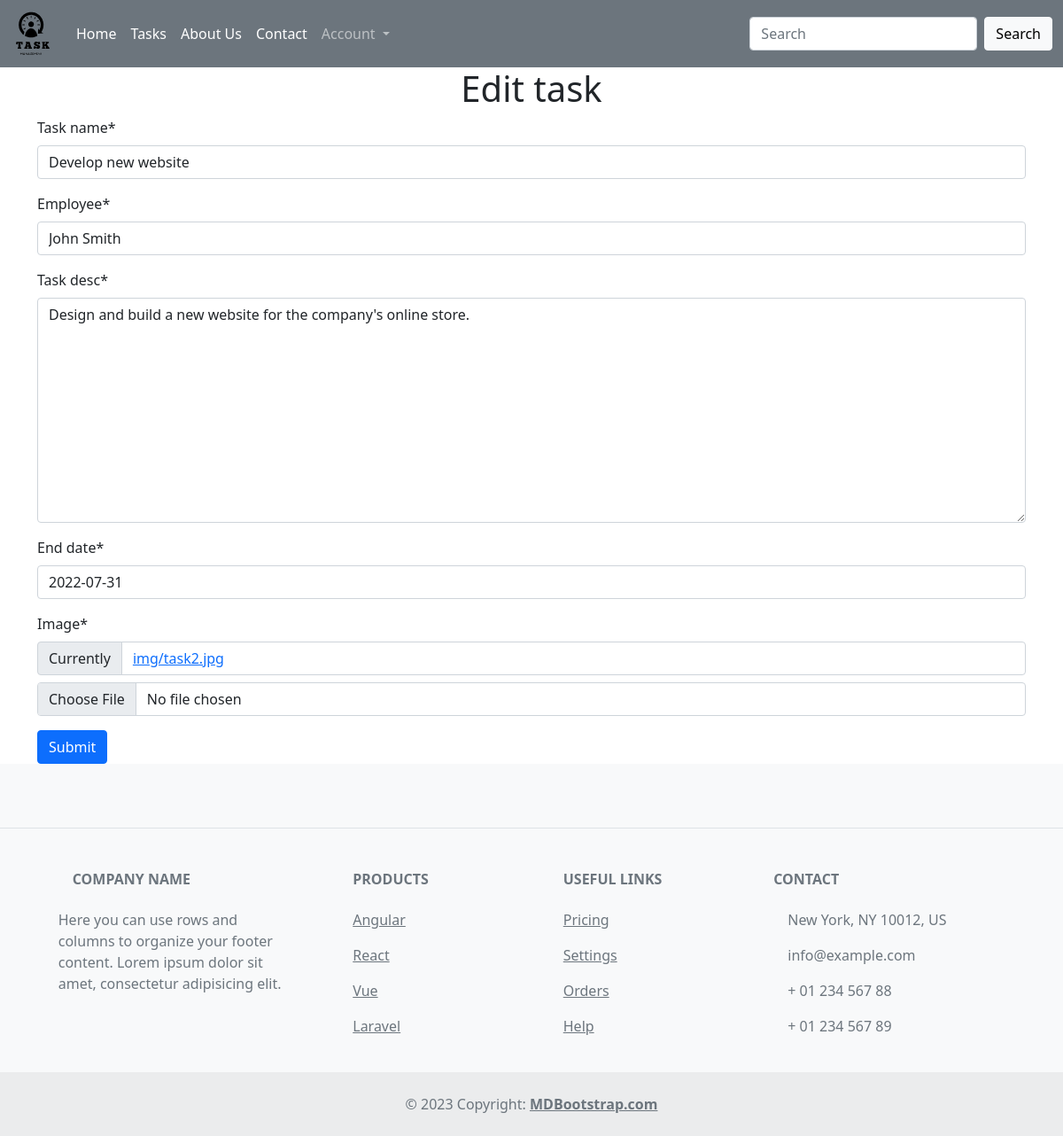
Page /edit/2/ on the committed database.
### home/models.py (models this page shows, shortened)
class Task(models.Model):
    task_name = models.CharField(max_length=100)
    employee = models.CharField(max_length=100)
    task_desc = models.TextField()
    start_date = models.DateField(auto_now=True)
    end_date = models.DateField()
    image = models.ImageField(upload_to='img/', blank=False)

### home/views.py (the view)
# urls.py: path('edit/<int:task_id>/', views.edit_task, name="edit_task"),
def edit_task(request, task_id):
    tasks = Task.objects.get(id = task_id)
    if request.method == "POST":
        form = TaskForm(instance=tasks)
        form = TaskForm(request.POST, request.FILES, instance=tasks)
        if form.is_valid():
            form.save()
            return redirect('task')
    else:
        form = TaskForm(instance=tasks)
    return render(request, 'task/edit_task.html', {'form':form})

### home/forms.py
class TaskForm(forms.ModelForm):
    class Meta:
        model = Task
        fields = '__all__'

### templates/task/edit_task.html (shortened to what this page needs)
{% extends 'inc/nav.html' %}
{% load static %}
{% load crispy_forms_tags %}
{% block content %}
<h1 class="text-center">Edit task</h1>
<div class="container">
    <form action="" method="POST" enctype="multipart/form-data">
        {{form|crispy}}
        <button type="submit" class="btn btn-primary">Submit</button>
</div>
{% endblock content %}

### rows in the picture
Task: task_name "Develop new website", employee "John Smith", task_desc "Design and build a new website for the company's online store.", end_date "2022-07-31"
